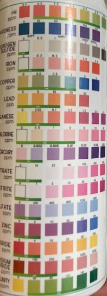
#> input picture ImageProcessingProject/findGradient/test02/box/box2.png, 107 x 296 px, found by its file name
$ python box02_Gradient.py
#> lines starting #> are read from the running program, lines starting #| are printed output that depends on the picture
import cv2 as cv
import numpy as np
from matplotlib import pyplot as plt

image = cv.imread('findGradient/test02/box/box2.png', cv.COLOR_BGR2RGB)
#> image is the input picture: shape (296, 107, 3); mean B, G, R 148.2, 160.5, 177.7
image2 = cv.cvtColor(image, cv.COLOR_RGB2GRAY)
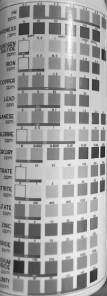
#> image2: shape (296, 107); min 32, max 254, mean 158.8

# [15 lines of commented-out code are left out]

cv.imshow('image',image2)
cv.waitKey(0)
